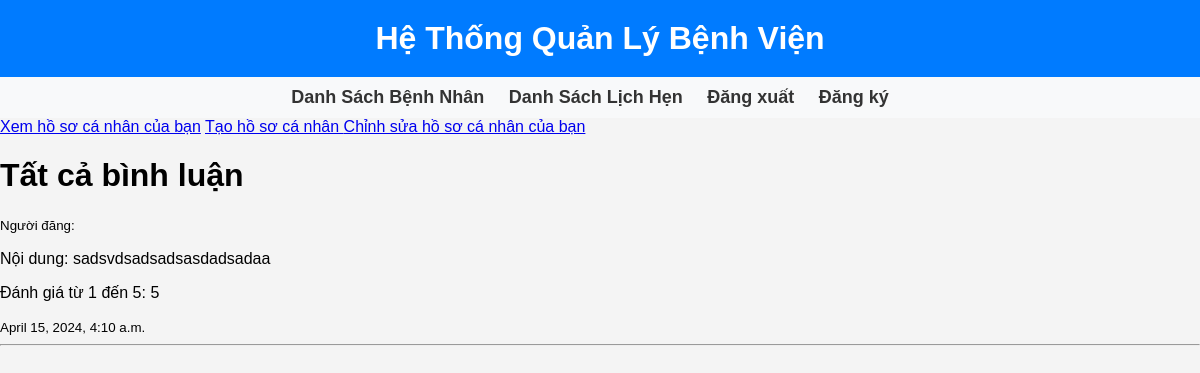
The app's page /patient/view_feedback/ (signed in) with its own data.
### Patient/models.py (models this page shows)
class Feedback (models.Model):
    user = models.ForeignKey(User, on_delete = models.CASCADE)
    description = models.TextField()
    time = models.DateTimeField(default=timezone.now)
    RATING_CHOICES = [(i, i) for i in range(1, 6)]  # Danh sách chứa tuples từ 1 đến
    rating = models.IntegerField(choices=RATING_CHOICES)

### Patient/views.py (the view)
# urls.py: path('view_feedback/', views.view_feedback, name = 'view_feedback'),
def view_feedback(request):
    feedbacks = Feedback.objects.all()
    return render (request, 'view_feedback.html', {'feedbacks': feedbacks})

### Patient/templates/view_feedback.html
{% extends 'main.html' %}
{% block content %}
<h1> Tất cả bình luận </h1>
{% for feedback in feedbacks %}
<small> Người đăng: {{feedback.feedback.username}} </small>
<p> Nội dung: {{feedback.description}} </p>
<p> Đánh giá từ 1 đến 5: {{ feedback.rating}} </p>
<small> {{feedback.time}} </small>
<hr>
{% endfor %}
{% endblock %}

### main_app/templates/main.html (style rules this page uses)
body { font-family: Arial, sans-serif; margin: 0; padding: 0; background-color: #f4f4f4; }

### records on screen
Feedback: description "sadsvdsadsadsasdadsadaa", rating "5", time "April 15, 2024, 4:10 a.m."
